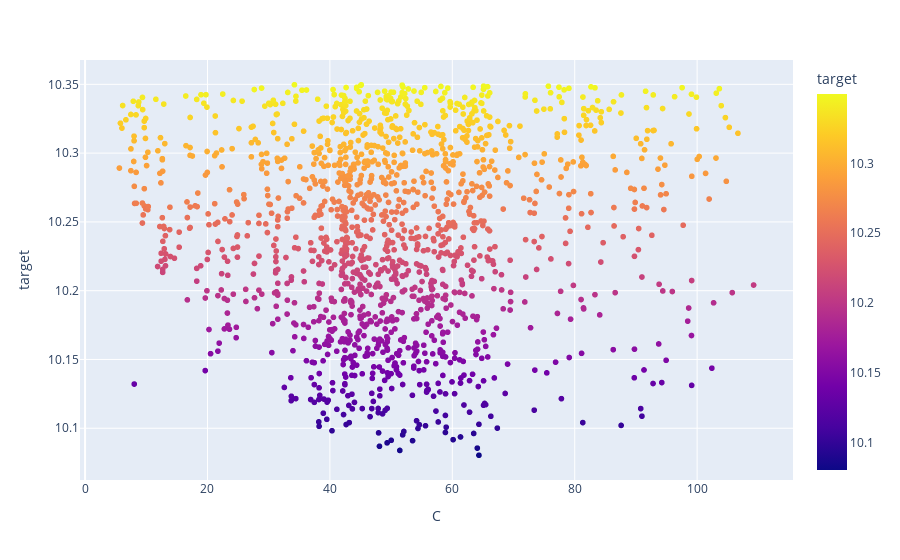

Notebook cell for this chart:
### Code cell
px.scatter(df3, x="C", y="target", color="target", hover_data = ["epsilon"])

### Figure 1 — Plotly figure (JSON) as saved in the notebook; plotly's stock layout.template omitted (floating-point values rounded to 4 significant figures; data arrays with more than 128 entries replaced by an {"elided": "..."} marker saying what was removed)
{"data": [{"customdata": {"elided": "1507x1 float values"}, "hovertemplate": "C=%{x}<br>target=%{marker.color}<br>epsilon=%{customdata[0]}<extra></extra>", "legendgroup": "", "marker": {"color": {"elided": "1507 float values"}, "coloraxis": "coloraxis", "symbol": "circle"}, "mode": "markers", "name": "", "showlegend": false, "type": "scattergl", "x": {"elided": "1507 float values"}, "xaxis": "x", "y": {"elided": "1507 float values"}, "yaxis": "y"}], "layout": {"coloraxis": {"colorbar": {"title": {"text": "target"}}, "colorscale": [[0, "#0d0887"], [0.1111, "#46039f"], [0.2222, "#7201a8"], [0.3333, "#9c179e"], [0.4444, "#bd3786"], [0.5556, "#d8576b"], [0.6667, "#ed7953"], [0.7778, "#fb9f3a"], [0.8889, "#fdca26"], [1, "#f0f921"]]}, "legend": {"tracegroupgap": 0}, "margin": {"t": 60}, "xaxis": {"anchor": "y", "domain": [0, 1], "title": {"text": "C"}}, "yaxis": {"anchor": "x", "domain": [0, 1], "title": {"text": "target"}}}}
